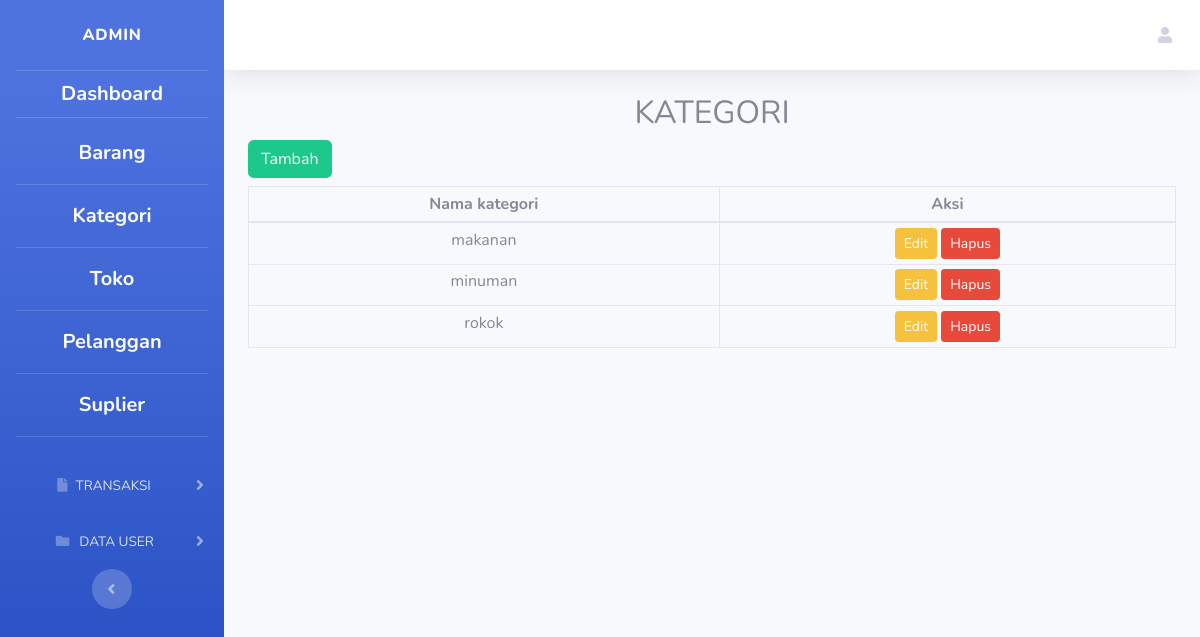
The page /kategori.php on the database its author committed.
### tables this page shows
CREATE TABLE `produk_kategori` (
  `kategori_id` int(11) NOT NULL,
  `nama_kategori` varchar(50) NOT NULL,
  `created_at` timestamp NOT NULL DEFAULT current_timestamp() ON UPDATE current_timestamp()
);

### kategori.php (the view, shortened to what this page needs)
<!DOCTYPE html>
<html lang="en">
<head>
    <link href="sbadmin/vendor/fontawesome-free/css/all.min.css" rel="stylesheet" type="text/css">
    <link href="sbadmin/css/sb-admin-2.min.css" rel="stylesheet">
</head>
<body id="page-top">
    <div id="wrapper">
        <ul class="navbar-nav bg-gradient-primary sidebar sidebar-dark accordion" id="accordionSidebar">
            <a class="sidebar-brand d-flex align-items-center justify-content-center">
                <div class="sidebar-brand-text mx-3">ADMIN<sup></sup></div>
            </a>
            <hr class="sidebar-divider my-0">
            <div class="text-center" >
                <a class="nav-link" href="dashboard.php">
                    <span class="dashboard" style="font-size: 20px; color: white; font-weight: bold;">Dashboard</span>
                </a>
            </div>
            <hr class="sidebar-divider">
            <div id="collapseTwo" class="text-center" aria-labelledby="headingTwo" data-parent="#accordionSidebar">
                <div class="bg-blue py-1 collapse-inner rounded">
                    <p style="display: block;"><a class="collapse-item" href="produk.php" style="color: white; font-weight: bold; font-size: 20px;">Barang</a></p>
                    <hr class="sidebar-divider">
                    <p style="display: block;"><a class="collapse-item" href="kategori.php" style="color: white; font-weight: bold; font-size: 20px;">Kategori</a></p>
                    <hr class="sidebar-divider">
                    <p style="display: block;"><a class="collapse-item" href="toko.php" style="color: white; font-weight: bold; font-size: 20px;">Toko</a></p>
                    <hr class="sidebar-divider">
                    <p style="display: block;"><a class="collapse-item" href="pelanggan.php" style="color: white; font-weight: bold; font-size: 20px;">Pelanggan</a></p>
                    <hr class="sidebar-divider">
                    <p style="display: block;"><a class="collapse-item" href="supplier.php" style="color: white; font-weight: bold; font-size: 20px;">Suplier</a></p>
                    <hr class="sidebar-divider">
                </div>
            </div>
            <li class="nav-item text-center">
                <a class="nav-link collapsed text-center" href="#" data-toggle="collapse" data-target="#collapseUtilities"
                    aria-expanded="true" aria-controls="collapseUtilities">
                    <i class="fas fa-file"></i>
                    <span>TRANSAKSI</span>
                </a>
            </li>
            <li class="nav-item text-center">
                <a class="nav-link collapsed text-center" href="#" data-toggle="collapse" data-target="#collapsePages"
                    aria-expanded="true" aria-controls="collapsePages">
                    <i class="fas fa-fw fa-folder"></i>
                    <span>DATA USER</span>
                </a>
            </li>
            <div class="text-center d-none d-md-inline">
                <button class="rounded-circle border-0" id="sidebarToggle"></button>
            </div>
        </ul>
        <div id="content-wrapper" class="d-flex flex-column">
            <div id="content">
        <nav class="navbar navbar-expand navbar-light bg-white topbar mb-4 static-top shadow">
            <ul class="navbar-nav ml-auto">
                <li class="nav-item dropdown no-arrow">
                    <a class="nav-link dropdown-toggle" href="#" id="userDropdown" role="button"
                        data-toggle="dropdown" aria-haspopup="true" aria-expanded="false">
                        <i class="fas fa-user"></i>
                    </a>
                </li>
            </ul>
        </nav>
<h2 class="text-center">KATEGORI</h2>
    <div class="container">
    <form action="tambah/tambah_kategori.php" method="get">
        <button type='submit' class='btn btn-success mb-2'>Tambah</button>
    </form>
    <table class="table table-bordered table-sm">
        <thead>
            <tr>
                <th class="text-center">Nama kategori</th>
                <th class="text-center">Aksi</th>
            </tr>
        </thead>
        <tbody>
        <?php
        try {
            $pdo = new PDO("mysql:host=localhost;dbname=db_kasir", "root", "");
            $pdo->setAttribute(PDO::ATTR_ERRMODE, PDO::ERRMODE_EXCEPTION);
            $stmt = $pdo->prepare("SELECT * FROM produk_kategori");
            $stmt->execute();
            $produkData = $stmt->fetchAll(PDO::FETCH_ASSOC);
            foreach ($produkData as $produk) {
                echo "<tr>";
                echo "<td class='text-center'>{$produk['nama_kategori']}</td>";
                echo "<td class='text-center'>";
                echo "<a href='edit.php?id={$produk['kategori_id']}' class='btn btn-warning btn-sm'>Edit</a>";
                echo "<a href='delete/hapus_kategori.php?id={$produk['kategori_id']}' class='btn btn-danger btn-sm'>Hapus</a>";
                echo "</td>";
                echo "</tr>";
            }
        } catch (PDOException $e) {
            echo "Error: " . $e->getMessage();
        }
        ?>
        </tbody>
    </table>
</div>
</body>
</body>
</html>

### rows shown on the page
produk_kategori: nama_kategori "makanan"
produk_kategori: nama_kategori "minuman"
produk_kategori: nama_kategori "rokok"
